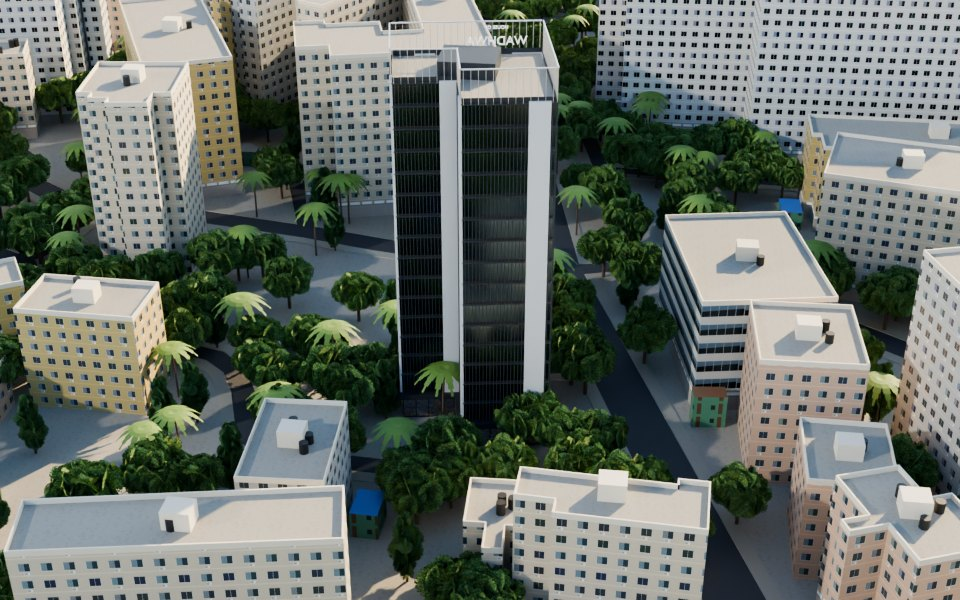
#> input picture media/flipkart-andheri/world/r/723-avenue-close.jpg, 960 x 600 px
$ python -i finish_dioramas.py   (imports and definitions only)
#> lines starting #> are read from the running program, lines starting #| are printed output that depends on the picture
#> further down, picture is the input picture: PIL image 960x600 RGB; mean R, G, B 103.3, 110.1, 103.1
"""Finish the diorama stills for the explorer.

  python scripts/world/finish_dioramas.py RENDER_DIR MEDIA_DIR

<id>-close.png (an aerial of the building in its block) becomes the
filmstrip card, MEDIA_DIR/r/<id>-close.jpg, with a light tilt-shift so it
reads as a model. <id>-street.png (from the footpath, verticals straight)
becomes the photo in the building's details, MEDIA_DIR/r/<id>-street.jpg.
"""
import os, sys
from PIL import Image, ImageFilter, ImageEnhance

R, MEDIA = sys.argv[1], sys.argv[2]
# [1 line not run here, left out]

def tilt(im, k=1.0):
#> called with k = 1
    W, H = im.size; blur = im.filter(ImageFilter.GaussianBlur(W / 600 * k)); m = Image.new("L", (1, H))
#> after `W, H = im.size`: W = 960; H = 600
#> after `blur = im.filter(ImageFilter.GaussianBlur(W / 600 * k))`:
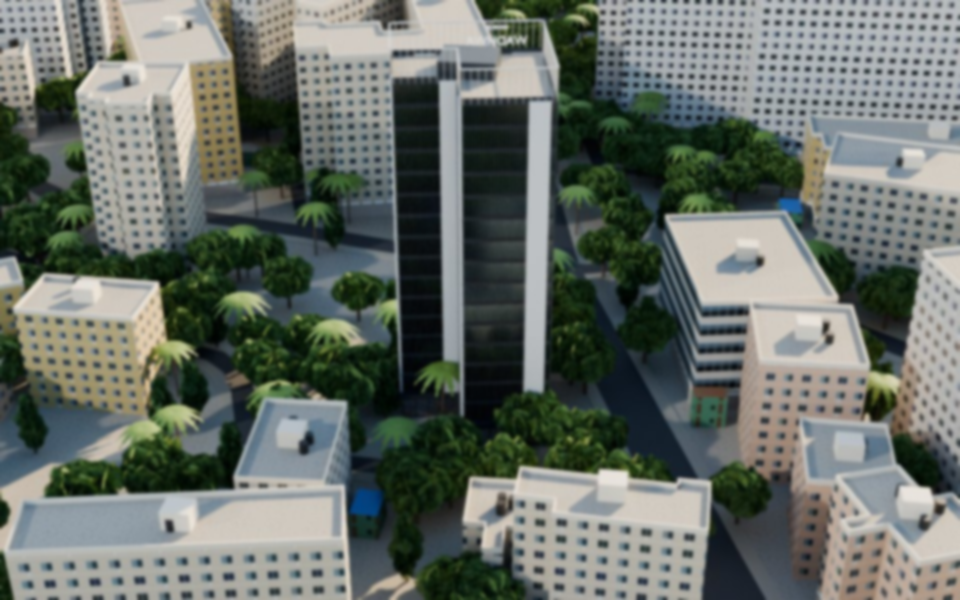
#> blur: PIL image 960x600 RGB; mean R, G, B 103.3, 110.1, 103.1
    for y in range(H):
        t = y / H; a = 1 - min(1, max(0, (t - 0.1) / 0.25)) if t < 0.35 else min(1, max(0, (t - 0.75) / 0.22))
        m.putpixel((0, y), int(255 * a))
    return Image.composite(blur, im, m.resize((W, H)))

def grade(im):
    im = ImageEnhance.Color(im).enhance(1.08); return ImageEnhance.Contrast(im).enhance(1.04)

done = []
# [10 lines not run here, left out]

>>> from PIL import Image
>>> picture = Image.open('../../media/flipkart-andheri/world/r/723-avenue-close.jpg')
>>> result = tilt(picture)

$ run again, on media/flipkart-andheri/world/r/landmark-close.jpg
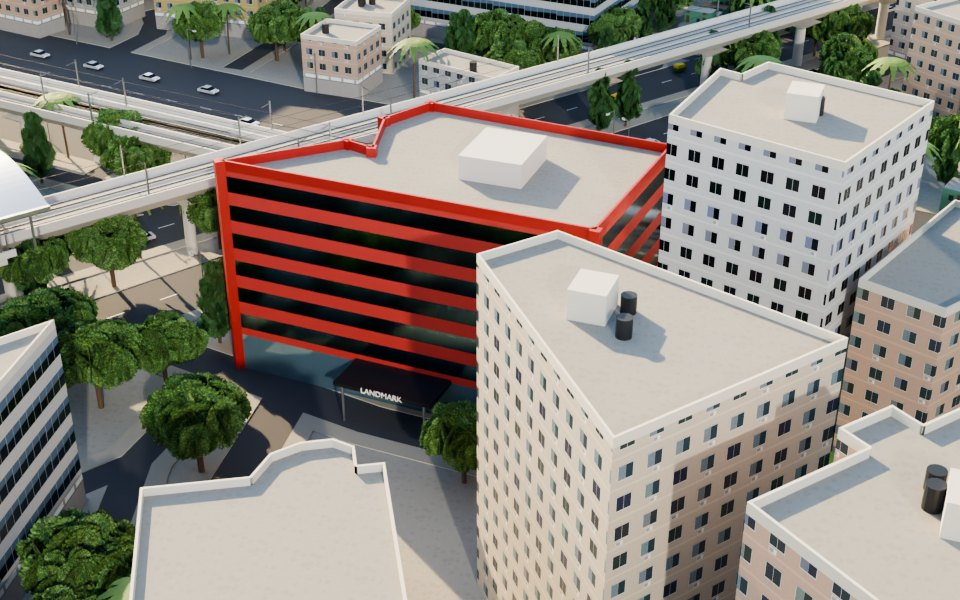
#> input picture media/flipkart-andheri/world/r/landmark-close.jpg, 960 x 600 px
#> picture is the input picture: PIL image 960x600 RGB; mean R, G, B 139.6, 133.5, 124.7
#> in tilt, `blur = im.filter(ImageFilter.GaussianBlur(W / 600 * k))`:
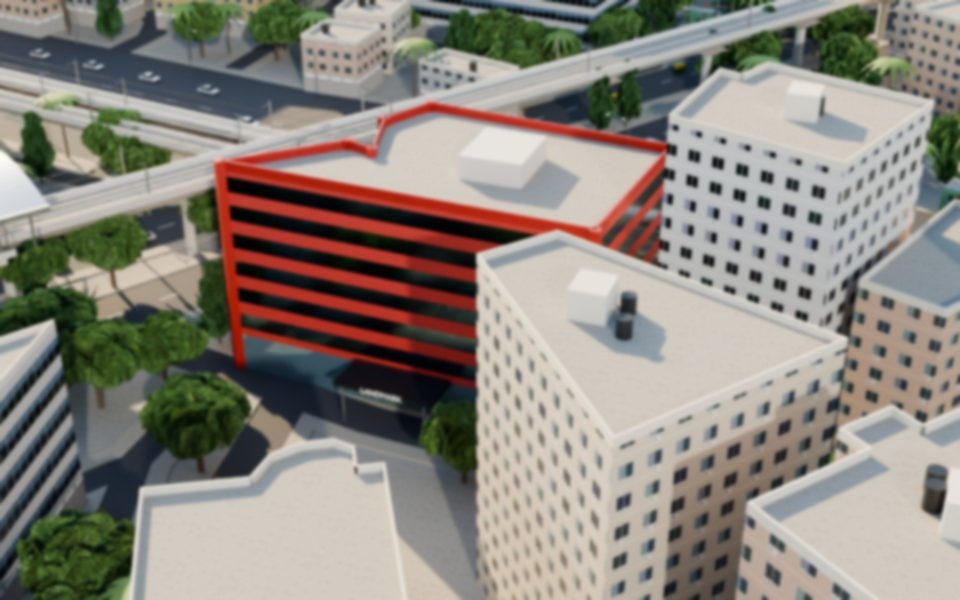
#> blur: PIL image 960x600 RGB; mean R, G, B 139.6, 133.5, 124.7

$ run again, on media/flipkart-andheri/world/r/privilon-close.jpg
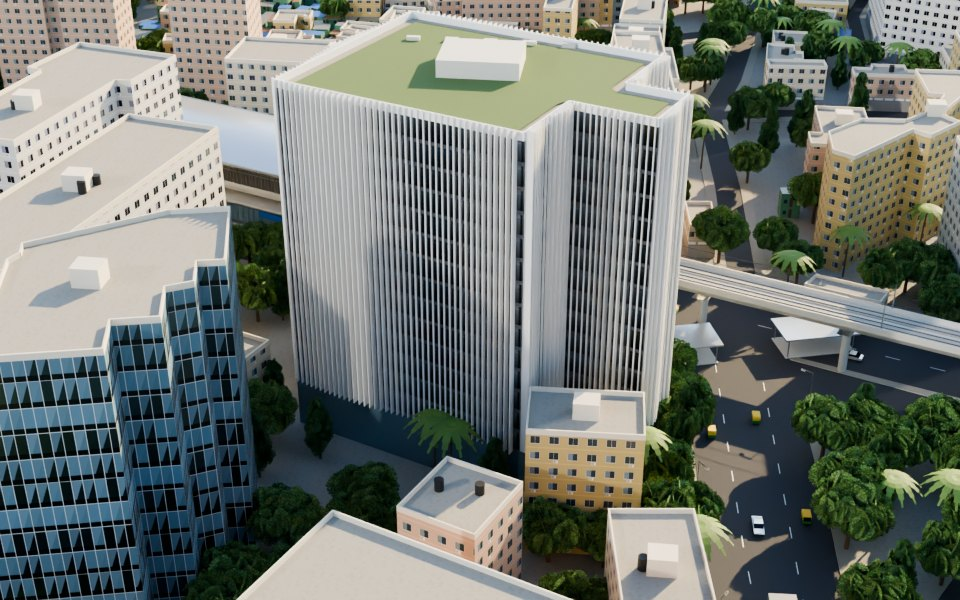
#> input picture media/flipkart-andheri/world/r/privilon-close.jpg, 960 x 600 px
#> picture is the input picture: PIL image 960x600 RGB; mean R, G, B 113.7, 119.2, 113.3
#> in tilt, `blur = im.filter(ImageFilter.GaussianBlur(W / 600 * k))`:
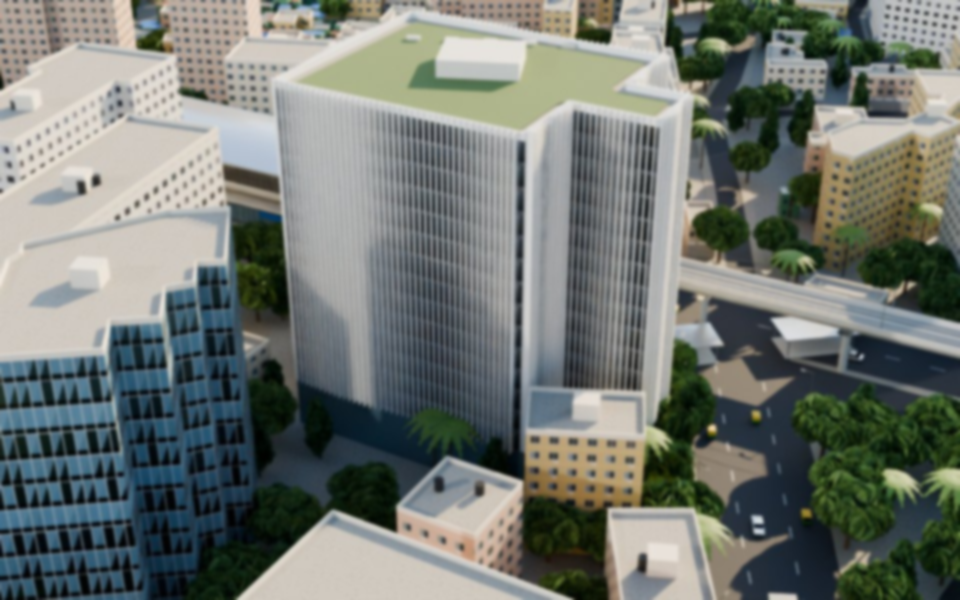
#> blur: PIL image 960x600 RGB; mean R, G, B 113.7, 119.2, 113.3
